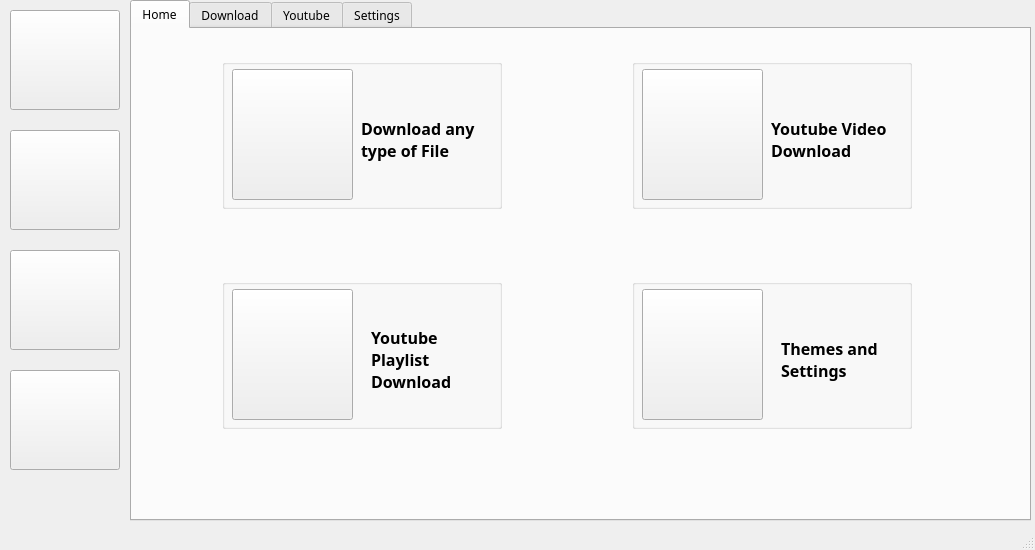
<?xml version="1.0" encoding="UTF-8"?>
<ui version="4.0">
 <class>MainWindow</class>
 <widget class="QMainWindow" name="MainWindow">
  <property name="geometry">
   <rect>
    <x>0</x>
    <y>0</y>
    <width>1035</width>
    <height>550</height>
   </rect>
  </property>
  <property name="windowTitle">
   <string>MainWindow</string>
  </property>
  <widget class="QWidget" name="centralwidget">
   <widget class="QTabWidget" name="tabWidget">
    <property name="geometry">
     <rect>
      <x>130</x>
      <y>0</y>
      <width>901</width>
      <height>521</height>
     </rect>
    </property>
    <property name="font">
     <font>
      <family>Arial Rounded MT Bold</family>
     </font>
    </property>
    <property name="currentIndex">
     <number>0</number>
    </property>
    <widget class="QWidget" name="tab_5">
     <attribute name="title">
      <string>Home</string>
     </attribute>
     <widget class="QGroupBox" name="groupBox_1">
      <property name="geometry">
       <rect>
        <x>90</x>
        <y>30</y>
        <width>280</width>
        <height>150</height>
       </rect>
      </property>
      <property name="title">
       <string/>
      </property>
      <widget class="QLabel" name="label_10">
       <property name="geometry">
        <rect>
         <x>139</x>
         <y>30</y>
         <width>131</width>
         <height>100</height>
        </rect>
       </property>
       <property name="font">
        <font>
         <pointsize>12</pointsize>
         <weight>75</weight>
         <bold>true</bold>
        </font>
       </property>
       <property name="text">
        <string>Download any type of File</string>
       </property>
       <property name="wordWrap">
        <bool>true</bool>
       </property>
       <property name="margin">
        <number>2</number>
       </property>
      </widget>
      <widget class="QPushButton" name="fileDownload">
       <property name="geometry">
        <rect>
         <x>10</x>
         <y>10</y>
         <width>121</width>
         <height>131</height>
        </rect>
       </property>
       <property name="text">
        <string/>
       </property>
       <property name="icon">
        <iconset>
         <normalon>:/Icons/download1.jpg</normalon>
        </iconset>
       </property>
       <property name="iconSize">
        <size>
         <width>100</width>
         <height>110</height>
        </size>
       </property>
      </widget>
     </widget>
     <widget class="QGroupBox" name="groupBox_2">
      <property name="geometry">
       <rect>
        <x>500</x>
        <y>30</y>
        <width>280</width>
        <height>150</height>
       </rect>
      </property>
      <property name="title">
       <string/>
      </property>
      <widget class="QLabel" name="label_11">
       <property name="geometry">
        <rect>
         <x>139</x>
         <y>30</y>
         <width>131</width>
         <height>100</height>
        </rect>
       </property>
       <property name="font">
        <font>
         <pointsize>12</pointsize>
         <weight>75</weight>
         <bold>true</bold>
        </font>
       </property>
       <property name="text">
        <string>Youtube Video Download</string>
       </property>
       <property name="wordWrap">
        <bool>true</bool>
       </property>
       <property name="margin">
        <number>2</number>
       </property>
      </widget>
      <widget class="QPushButton" name="videoDownload">
       <property name="geometry">
        <rect>
         <x>10</x>
         <y>10</y>
         <width>121</width>
         <height>131</height>
        </rect>
       </property>
       <property name="text">
        <string/>
       </property>
       <property name="icon">
        <iconset>
         <normalon>:/Icons/youtube2.png</normalon>
        </iconset>
       </property>
       <property name="iconSize">
        <size>
         <width>100</width>
         <height>110</height>
        </size>
       </property>
      </widget>
     </widget>
     <widget class="QGroupBox" name="groupBox_3">
      <property name="geometry">
       <rect>
        <x>90</x>
        <y>250</y>
        <width>280</width>
        <height>150</height>
       </rect>
      </property>
      <property name="title">
       <string/>
      </property>
      <widget class="QLabel" name="label_12">
       <property name="geometry">
        <rect>
         <x>149</x>
         <y>30</y>
         <width>121</width>
         <height>100</height>
        </rect>
       </property>
       <property name="font">
        <font>
         <pointsize>12</pointsize>
         <weight>75</weight>
         <bold>true</bold>
        </font>
       </property>
       <property name="text">
        <string>Youtube Playlist Download</string>
       </property>
       <property name="wordWrap">
        <bool>true</bool>
       </property>
       <property name="margin">
        <number>2</number>
       </property>
      </widget>
      <widget class="QPushButton" name="playlistDownload">
       <property name="geometry">
        <rect>
         <x>10</x>
         <y>10</y>
         <width>121</width>
         <height>131</height>
        </rect>
       </property>
       <property name="text">
        <string/>
       </property>
       <property name="icon">
        <iconset>
         <normalon>:/Icons/youtube1.jpg</normalon>
        </iconset>
       </property>
       <property name="iconSize">
        <size>
         <width>100</width>
         <height>110</height>
        </size>
       </property>
      </widget>
     </widget>
     <widget class="QGroupBox" name="groupBox_4">
      <property name="geometry">
       <rect>
        <x>500</x>
        <y>250</y>
        <width>280</width>
        <height>150</height>
       </rect>
      </property>
      <property name="title">
       <string/>
      </property>
      <widget class="QLabel" name="label_13">
       <property name="geometry">
        <rect>
         <x>149</x>
         <y>30</y>
         <width>121</width>
         <height>100</height>
        </rect>
       </property>
       <property name="font">
        <font>
         <pointsize>12</pointsize>
         <weight>75</weight>
         <bold>true</bold>
        </font>
       </property>
       <property name="text">
        <string>Themes and Settings</string>
       </property>
       <property name="wordWrap">
        <bool>true</bool>
       </property>
       <property name="margin">
        <number>2</number>
       </property>
      </widget>
      <widget class="QPushButton" name="setChanges">
       <property name="geometry">
        <rect>
         <x>10</x>
         <y>10</y>
         <width>121</width>
         <height>131</height>
        </rect>
       </property>
       <property name="text">
        <string/>
       </property>
       <property name="icon">
        <iconset>
         <normalon>:/Icons/settings1.png</normalon>
        </iconset>
       </property>
       <property name="iconSize">
        <size>
         <width>100</width>
         <height>110</height>
        </size>
       </property>
      </widget>
     </widget>
    </widget>
    <widget class="QWidget" name="tab">
     <attribute name="title">
      <string>Download</string>
     </attribute>
     <widget class="QPushButton" name="downloadButton_t1">
      <property name="geometry">
       <rect>
        <x>385</x>
        <y>300</y>
        <width>120</width>
        <height>40</height>
       </rect>
      </property>
      <property name="font">
       <font>
        <family>Arial Rounded MT Bold</family>
        <pointsize>10</pointsize>
       </font>
      </property>
      <property name="text">
       <string>Download</string>
      </property>
     </widget>
     <widget class="QLineEdit" name="url_t1">
      <property name="geometry">
       <rect>
        <x>160</x>
        <y>50</y>
        <width>570</width>
        <height>30</height>
       </rect>
      </property>
      <property name="font">
       <font>
        <family>Arial Rounded MT Bold</family>
        <pointsize>9</pointsize>
       </font>
      </property>
      <property name="text">
       <string/>
      </property>
      <property name="placeholderText">
       <string>Enter Download link here</string>
      </property>
     </widget>
     <widget class="QLineEdit" name="location_t1">
      <property name="geometry">
       <rect>
        <x>160</x>
        <y>110</y>
        <width>510</width>
        <height>30</height>
       </rect>
      </property>
      <property name="font">
       <font>
        <family>Arial Rounded MT Bold</family>
        <pointsize>9</pointsize>
       </font>
      </property>
      <property name="placeholderText">
       <string>Enter Save Location</string>
      </property>
     </widget>
     <widget class="QPushButton" name="browseButton_t1">
      <property name="geometry">
       <rect>
        <x>680</x>
        <y>110</y>
        <width>50</width>
        <height>30</height>
       </rect>
      </property>
      <property name="font">
       <font>
        <family>Arial Rounded MT Bold</family>
        <pointsize>9</pointsize>
       </font>
      </property>
      <property name="text">
       <string/>
      </property>
      <property name="icon">
       <iconset resource="photo.qrc">
        <normaloff>:/Icons/browse.png</normaloff>:/Icons/browse.png</iconset>
      </property>
      <property name="iconSize">
       <size>
        <width>30</width>
        <height>20</height>
       </size>
      </property>
     </widget>
     <widget class="QProgressBar" name="progressBar_t1">
      <property name="geometry">
       <rect>
        <x>160</x>
        <y>210</y>
        <width>570</width>
        <height>30</height>
       </rect>
      </property>
      <property name="font">
       <font>
        <family>Arial Rounded MT Bold</family>
        <pointsize>10</pointsize>
       </font>
      </property>
      <property name="value">
       <number>0</number>
      </property>
     </widget>
    </widget>
    <widget class="QWidget" name="tab_2">
     <attribute name="title">
      <string>Youtube</string>
     </attribute>
     <widget class="QTabWidget" name="tabWidget_2">
      <property name="geometry">
       <rect>
        <x>-1</x>
        <y>-1</y>
        <width>931</width>
        <height>501</height>
       </rect>
      </property>
      <property name="currentIndex">
       <number>0</number>
      </property>
      <widget class="QWidget" name="tab_3">
       <attribute name="title">
        <string>Video</string>
       </attribute>
       <widget class="QLineEdit" name="vurl_t2">
        <property name="geometry">
         <rect>
          <x>160</x>
          <y>50</y>
          <width>510</width>
          <height>30</height>
         </rect>
        </property>
        <property name="font">
         <font>
          <pointsize>9</pointsize>
         </font>
        </property>
        <property name="text">
         <string/>
        </property>
        <property name="placeholderText">
         <string>Enter Video URL</string>
        </property>
       </widget>
       <widget class="QLineEdit" name="vlocation_t2">
        <property name="geometry">
         <rect>
          <x>160</x>
          <y>110</y>
          <width>510</width>
          <height>30</height>
         </rect>
        </property>
        <property name="font">
         <font>
          <pointsize>9</pointsize>
         </font>
        </property>
        <property name="placeholderText">
         <string>Enter Save Location</string>
        </property>
       </widget>
       <widget class="QProgressBar" name="vprogressBar_t2">
        <property name="geometry">
         <rect>
          <x>160</x>
          <y>210</y>
          <width>570</width>
          <height>30</height>
         </rect>
        </property>
        <property name="font">
         <font>
          <pointsize>10</pointsize>
         </font>
        </property>
        <property name="value">
         <number>0</number>
        </property>
       </widget>
       <widget class="QPushButton" name="vbrowseButton_t2">
        <property name="geometry">
         <rect>
          <x>680</x>
          <y>110</y>
          <width>50</width>
          <height>30</height>
         </rect>
        </property>
        <property name="text">
         <string/>
        </property>
        <property name="icon">
         <iconset resource="photo.qrc">
          <normaloff>:/Icons/browse.png</normaloff>:/Icons/browse.png</iconset>
        </property>
       </widget>
       <widget class="QPushButton" name="vdownloadButton_t2">
        <property name="geometry">
         <rect>
          <x>385</x>
          <y>320</y>
          <width>160</width>
          <height>30</height>
         </rect>
        </property>
        <property name="font">
         <font>
          <pointsize>10</pointsize>
         </font>
        </property>
        <property name="text">
         <string>Start Download</string>
        </property>
       </widget>
       <widget class="QLabel" name="label">
        <property name="geometry">
         <rect>
          <x>220</x>
          <y>160</y>
          <width>101</width>
          <height>21</height>
         </rect>
        </property>
        <property name="font">
         <font>
          <pointsize>9</pointsize>
         </font>
        </property>
        <property name="text">
         <string>Video Quality</string>
        </property>
       </widget>
       <widget class="QComboBox" name="vquality">
        <property name="geometry">
         <rect>
          <x>350</x>
          <y>160</y>
          <width>320</width>
          <height>20</height>
         </rect>
        </property>
        <property name="font">
         <font>
          <pointsize>10</pointsize>
         </font>
        </property>
       </widget>
       <widget class="QPushButton" name="dataButton">
        <property name="geometry">
         <rect>
          <x>680</x>
          <y>50</y>
          <width>50</width>
          <height>30</height>
         </rect>
        </property>
        <property name="text">
         <string/>
        </property>
        <property name="icon">
         <iconset resource="photo.qrc">
          <normaloff>:/Icons/save.png</normaloff>:/Icons/save.png</iconset>
        </property>
        <property name="iconSize">
         <size>
          <width>20</width>
          <height>20</height>
         </size>
        </property>
       </widget>
       <widget class="QLabel" name="vrem">
        <property name="geometry">
         <rect>
          <x>90</x>
          <y>270</y>
          <width>231</width>
          <height>16</height>
         </rect>
        </property>
        <property name="text">
         <string>TextLabel</string>
        </property>
       </widget>
      </widget>
      <widget class="QWidget" name="tab_4">
       <attribute name="title">
        <string>Playlist</string>
       </attribute>
       <widget class="QLineEdit" name="purl_t2">
        <property name="geometry">
         <rect>
          <x>160</x>
          <y>50</y>
          <width>570</width>
          <height>30</height>
         </rect>
        </property>
        <property name="font">
         <font>
          <pointsize>9</pointsize>
         </font>
        </property>
        <property name="text">
         <string/>
        </property>
        <property name="placeholderText">
         <string>Enter Playlist URL</string>
        </property>
       </widget>
       <widget class="QPushButton" name="pushButton_6">
        <property name="geometry">
         <rect>
          <x>620</x>
          <y>110</y>
          <width>51</width>
          <height>28</height>
         </rect>
        </property>
        <property name="text">
         <string>B</string>
        </property>
       </widget>
       <widget class="QPushButton" name="pdownloadButton_t2">
        <property name="geometry">
         <rect>
          <x>385</x>
          <y>320</y>
          <width>160</width>
          <height>30</height>
         </rect>
        </property>
        <property name="font">
         <font>
          <pointsize>10</pointsize>
         </font>
        </property>
        <property name="text">
         <string>Start Download</string>
        </property>
       </widget>
       <widget class="QProgressBar" name="pprogressBar_t2">
        <property name="geometry">
         <rect>
          <x>160</x>
          <y>250</y>
          <width>570</width>
          <height>30</height>
         </rect>
        </property>
        <property name="font">
         <font>
          <pointsize>10</pointsize>
         </font>
        </property>
        <property name="value">
         <number>0</number>
        </property>
       </widget>
       <widget class="QLineEdit" name="plocation_t2">
        <property name="geometry">
         <rect>
          <x>160</x>
          <y>110</y>
          <width>510</width>
          <height>30</height>
         </rect>
        </property>
        <property name="font">
         <font>
          <pointsize>9</pointsize>
         </font>
        </property>
        <property name="placeholderText">
         <string>Enter Save Location</string>
        </property>
       </widget>
       <widget class="QLabel" name="label_2">
        <property name="geometry">
         <rect>
          <x>170</x>
          <y>150</y>
          <width>90</width>
          <height>30</height>
         </rect>
        </property>
        <property name="font">
         <font>
          <pointsize>9</pointsize>
         </font>
        </property>
        <property name="text">
         <string>Video Quality</string>
        </property>
       </widget>
       <widget class="QPushButton" name="pbrowseButton_t2">
        <property name="geometry">
         <rect>
          <x>680</x>
          <y>110</y>
          <width>50</width>
          <height>30</height>
         </rect>
        </property>
        <property name="text">
         <string/>
        </property>
        <property name="icon">
         <iconset resource="photo.qrc">
          <normaloff>:/Icons/browse.png</normaloff>:/Icons/browse.png</iconset>
        </property>
       </widget>
       <widget class="QComboBox" name="pquality">
        <property name="geometry">
         <rect>
          <x>350</x>
          <y>160</y>
          <width>320</width>
          <height>20</height>
         </rect>
        </property>
        <item>
         <property name="text">
          <string>1080p</string>
         </property>
        </item>
        <item>
         <property name="text">
          <string>720p</string>
         </property>
        </item>
        <item>
         <property name="text">
          <string>480p</string>
         </property>
        </item>
        <item>
         <property name="text">
          <string>360p</string>
         </property>
        </item>
        <item>
         <property name="text">
          <string>240p</string>
         </property>
        </item>
        <item>
         <property name="text">
          <string>144p</string>
         </property>
        </item>
       </widget>
       <widget class="QLabel" name="label_3">
        <property name="geometry">
         <rect>
          <x>170</x>
          <y>200</y>
          <width>111</width>
          <height>16</height>
         </rect>
        </property>
        <property name="font">
         <font>
          <pointsize>9</pointsize>
         </font>
        </property>
        <property name="text">
         <string>Current Video:</string>
        </property>
       </widget>
       <widget class="QLabel" name="label_4">
        <property name="geometry">
         <rect>
          <x>420</x>
          <y>200</y>
          <width>91</width>
          <height>20</height>
         </rect>
        </property>
        <property name="font">
         <font>
          <pointsize>9</pointsize>
         </font>
        </property>
        <property name="text">
         <string>Full Playlist:</string>
        </property>
       </widget>
       <widget class="QLCDNumber" name="cvlcd">
        <property name="geometry">
         <rect>
          <x>290</x>
          <y>200</y>
          <width>64</width>
          <height>23</height>
         </rect>
        </property>
        <property name="styleSheet">
         <string notr="true">background-color: rgb(7, 7, 7);</string>
        </property>
       </widget>
       <widget class="QLCDNumber" name="tvlcd">
        <property name="geometry">
         <rect>
          <x>520</x>
          <y>200</y>
          <width>64</width>
          <height>23</height>
         </rect>
        </property>
        <property name="styleSheet">
         <string notr="true">background-color: rgb(13, 13, 13);</string>
        </property>
       </widget>
       <widget class="QLabel" name="prem">
        <property name="geometry">
         <rect>
          <x>70</x>
          <y>300</y>
          <width>211</width>
          <height>16</height>
         </rect>
        </property>
        <property name="text">
         <string>TextLabel</string>
        </property>
       </widget>
      </widget>
     </widget>
    </widget>
    <widget class="QWidget" name="tab_6">
     <attribute name="title">
      <string>Settings</string>
     </attribute>
     <widget class="QPushButton" name="darkOrangeB">
      <property name="geometry">
       <rect>
        <x>40</x>
        <y>140</y>
        <width>150</width>
        <height>120</height>
       </rect>
      </property>
      <property name="styleSheet">
       <string notr="true">background-color: #323232;</string>
      </property>
      <property name="text">
       <string/>
      </property>
     </widget>
     <widget class="QPushButton" name="darkBlueB">
      <property name="geometry">
       <rect>
        <x>260</x>
        <y>140</y>
        <width>150</width>
        <height>120</height>
       </rect>
      </property>
      <property name="styleSheet">
       <string notr="true"/>
      </property>
      <property name="text">
       <string/>
      </property>
     </widget>
     <widget class="QPushButton" name="DarkB">
      <property name="geometry">
       <rect>
        <x>480</x>
        <y>140</y>
        <width>150</width>
        <height>120</height>
       </rect>
      </property>
      <property name="styleSheet">
       <string notr="true">background-color: #19232D;</string>
      </property>
      <property name="text">
       <string/>
      </property>
     </widget>
     <widget class="QLabel" name="label_5">
      <property name="geometry">
       <rect>
        <x>210</x>
        <y>50</y>
        <width>441</width>
        <height>41</height>
       </rect>
      </property>
      <property name="font">
       <font>
        <pointsize>27</pointsize>
       </font>
      </property>
      <property name="text">
       <string>Choose Your Theme</string>
      </property>
     </widget>
     <widget class="QPushButton" name="darkGrayB">
      <property name="geometry">
       <rect>
        <x>690</x>
        <y>140</y>
        <width>150</width>
        <height>120</height>
       </rect>
      </property>
      <property name="styleSheet">
       <string notr="true">background-color: #323232;</string>
      </property>
      <property name="text">
       <string/>
      </property>
     </widget>
    </widget>
   </widget>
   <widget class="QPushButton" name="homeButton">
    <property name="geometry">
     <rect>
      <x>10</x>
      <y>10</y>
      <width>110</width>
      <height>100</height>
     </rect>
    </property>
    <property name="font">
     <font>
      <family>Arial Rounded MT Bold</family>
     </font>
    </property>
    <property name="text">
     <string/>
    </property>
    <property name="icon">
     <iconset>
      <normalon>:/Icons/home1.png</normalon>
     </iconset>
    </property>
    <property name="iconSize">
     <size>
      <width>50</width>
      <height>50</height>
     </size>
    </property>
   </widget>
   <widget class="QPushButton" name="downloadButton">
    <property name="geometry">
     <rect>
      <x>10</x>
      <y>130</y>
      <width>110</width>
      <height>100</height>
     </rect>
    </property>
    <property name="font">
     <font>
      <family>Arial Rounded MT Bold</family>
     </font>
    </property>
    <property name="text">
     <string/>
    </property>
    <property name="icon">
     <iconset>
      <normalon>:/Icons/download.png</normalon>
     </iconset>
    </property>
    <property name="iconSize">
     <size>
      <width>50</width>
      <height>50</height>
     </size>
    </property>
   </widget>
   <widget class="QPushButton" name="ytButton">
    <property name="geometry">
     <rect>
      <x>10</x>
      <y>250</y>
      <width>110</width>
      <height>100</height>
     </rect>
    </property>
    <property name="font">
     <font>
      <family>Arial Rounded MT Bold</family>
     </font>
    </property>
    <property name="text">
     <string/>
    </property>
    <property name="icon">
     <iconset>
      <normalon>:/Icons/youtube.png</normalon>
     </iconset>
    </property>
    <property name="iconSize">
     <size>
      <width>50</width>
      <height>50</height>
     </size>
    </property>
   </widget>
   <widget class="QPushButton" name="setButton">
    <property name="geometry">
     <rect>
      <x>10</x>
      <y>370</y>
      <width>110</width>
      <height>100</height>
     </rect>
    </property>
    <property name="font">
     <font>
      <family>Arial Rounded MT Bold</family>
     </font>
    </property>
    <property name="text">
     <string/>
    </property>
    <property name="icon">
     <iconset>
      <normalon>:/Icons/settings.png</normalon>
     </iconset>
    </property>
    <property name="iconSize">
     <size>
      <width>50</width>
      <height>50</height>
     </size>
    </property>
   </widget>
  </widget>
  <widget class="QMenuBar" name="menubar">
   <property name="geometry">
    <rect>
     <x>0</x>
     <y>0</y>
     <width>1035</width>
     <height>26</height>
    </rect>
   </property>
  </widget>
  <widget class="QStatusBar" name="statusbar"/>
 </widget>
 <resources>
  <include location="photo.qrc"/>
 </resources>
 <connections/>
</ui>
